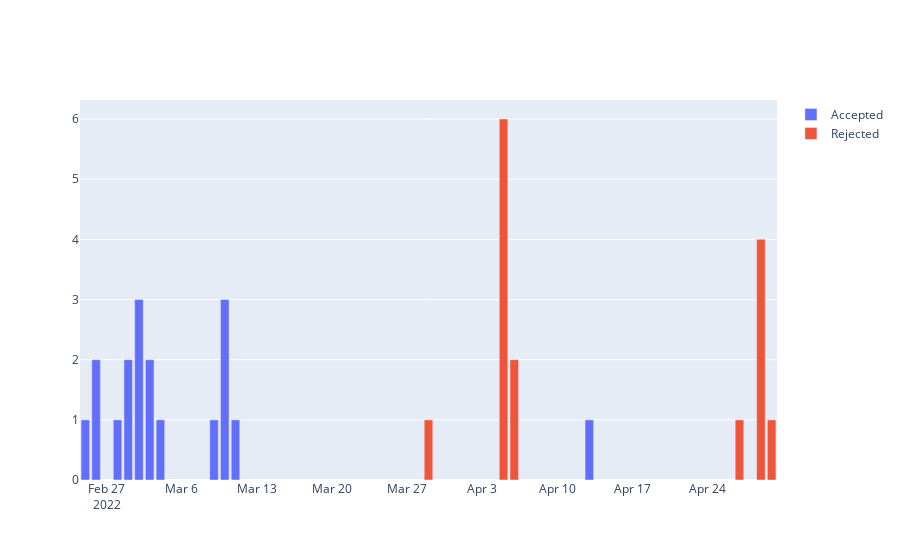

Source (notebook cell):
### Code cell
# create a figure
fig = go.Figure()

# make bar plot, x is date, y is count of accepts and rejects on that date
fig.add_trace(go.Bar(x=df[df['status'] == 'accepted']['date'].value_counts().index,
                        y=df[df['status'] == 'accepted']['date'].value_counts().values, 
                        name='Accepted'))

fig.add_trace(go.Bar(x=df[df['status'] == 'rejected']['date'].value_counts().index,
                        y=df[df['status'] == 'rejected']['date'].value_counts().values,                     
                        name='Rejected'))

fig.show()

### Figure 1 — Plotly figure (JSON) as saved in the notebook; plotly's stock layout.template omitted (floating-point values rounded to 4 significant figures)
{"data": [{"name": "Accepted", "type": "bar", "x": ["2022-03-02T00:00:00", "2022-03-10T00:00:00", "2022-03-03T00:00:00", "2022-03-01T00:00:00", "2022-02-26T00:00:00", "2022-03-09T00:00:00", "2022-02-28T00:00:00", "2022-02-25T00:00:00", "2022-04-13T00:00:00", "2022-03-04T00:00:00", "2022-03-11T00:00:00"], "y": [3, 3, 2, 2, 2, 1, 1, 1, 1, 1, 1]}, {"name": "Rejected", "type": "bar", "x": ["2022-04-05T00:00:00", "2022-04-29T00:00:00", "2022-04-06T00:00:00", "2022-04-30T00:00:00", "2022-04-27T00:00:00", "2022-03-29T00:00:00"], "y": [6, 4, 2, 1, 1, 1]}], "layout": {}}
